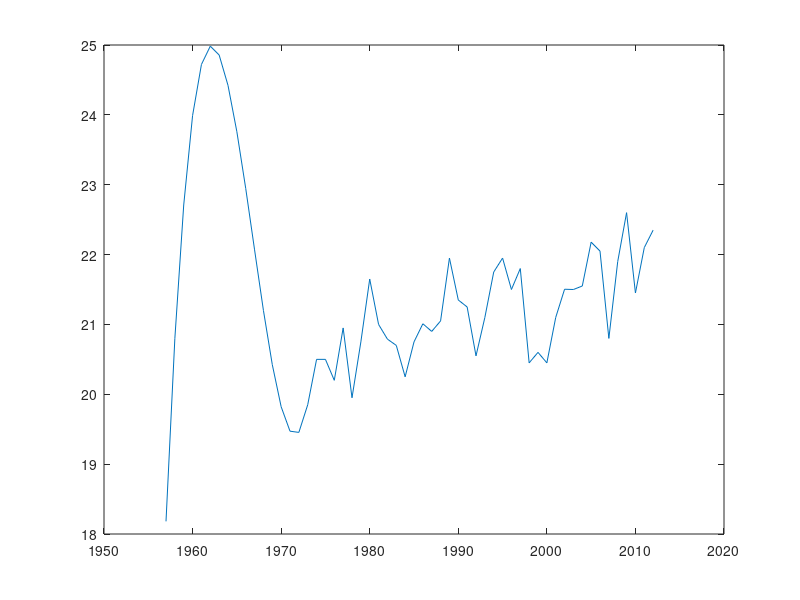

Write the MATLAB code that produced this figure.
A=load("datos_aeroCBA.dat");

z=[1957:2012];
x=A(:,1);
y=(A(:,2)+A(:,3))/2;

w=interp1(x,y,z,"spline");

plot(z,w);

%plot([1957:2012],interp1(A(:,1),(A(:,2)+A(:,3))/2,[1957:2012],"spline"));


%load datos_aeroCBA.dat

%xf=datos_aeroCBA([1:46],[1]);
%xf=xf';
%yf=datos_aeroCBA([1:46],[2]);
%yf=yf';


%xp=xf([2,5:14,16:18,20:34,36,37,39:45]); % Son los lugares de xf no vacíos
%yp=yf([2,5:14,16:18,20:34,36,37,39:45]);

%spl=interp1(xp,yp,xf,"spline"); % spl es un vector de las mismas dimensiones de xf, pero con los valores faltantes interpolados.
%hold on
%plot(xf,yf,'*');
%plot(xf,spl,'r');